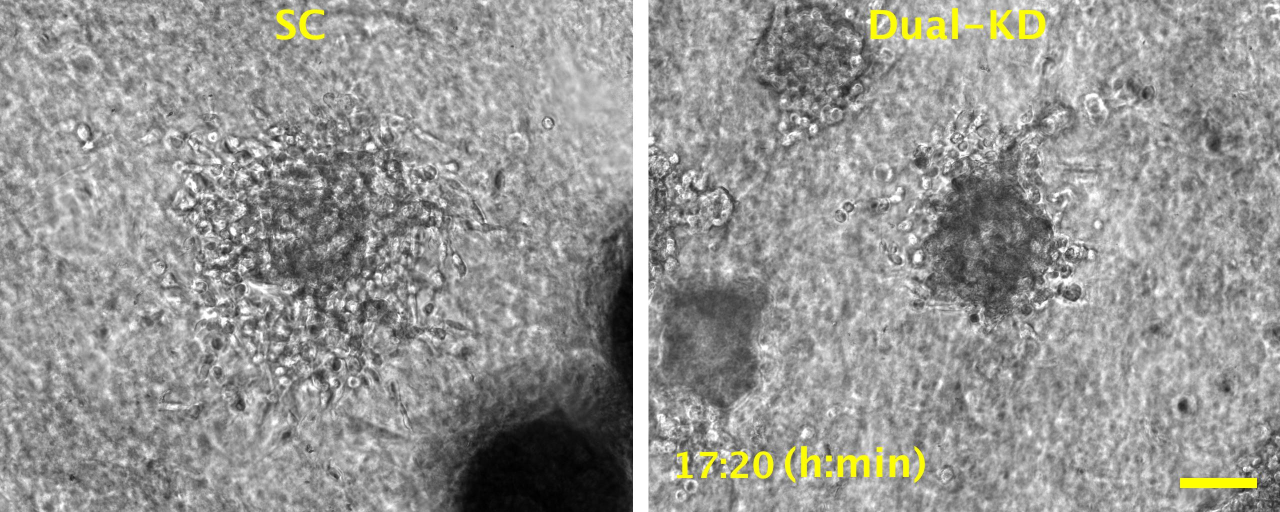
#> input picture movies/movie3/frame53.jpg, 2560 x 1024 px (shown at 1/2 size)
$ jupyter execute --allow-errors Movie3_Analysis.ipynb   (shell and % lines are left out)   (text cells are left out)
#> lines starting #> are read from the running program, lines starting #| are printed output that depends on the picture; after the words box and inside, x2 and y2 are one past the last pixel; in counts of white or black regions, pixels touching at a corner belong together; long printed decimals are rounded; pictures that were not available may be replaced by others from this repository, and a replacement may not be noted
[cell 1]
from skimage import io
from skimage.filters import threshold_otsu
from skimage.filters.rank import entropy
from skimage.morphology import disk
from matplotlib import pyplot as plt
import numpy as np
import pandas as pd
import cv2
import os

movie3_path = "movies/movie3.avi"

[cell 2]
# [14 lines of commented-out code are left out]

[cell 3]
fig, (ax0, ax1, ax2) = plt.subplots(3, sharex=False, sharey=False)

img_raw = cv2.imread("movies/movie3/frame53.jpg")
#> img_raw is the input picture: shape (1024, 2560, 3); mean B, G, R 147.3, 149.5, 149.5

sc_frame = img_raw[80:, :1250]
sc_frame = cv2.cvtColor(sc_frame, cv2.COLOR_BGR2RGB)
sc_frame_gray = cv2.cvtColor(sc_frame, cv2.COLOR_BGR2GRAY)
sc_frame_gray_inverted = cv2.bitwise_not(sc_frame_gray)

dual_kd_frame = img_raw[200:800, 1550:2300]
dual_kd_frame = cv2.cvtColor(dual_kd_frame, cv2.COLOR_BGR2RGB)
dual_kd_frame_gray = cv2.cvtColor(dual_kd_frame, cv2.COLOR_BGR2GRAY)
dual_kd_frame_gray_inverted = cv2.bitwise_not(dual_kd_frame_gray)

dual_kd_black_spot1 = dual_kd_frame_gray_inverted[0:200, 620:]

sc_black_spot1 = sc_frame_gray_inverted[650:, 850:]
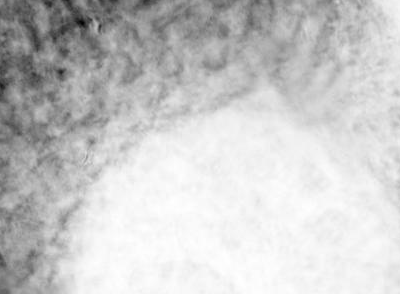
#> sc_black_spot1: shape (294, 400); min 0, max 255, mean 201
sc_black_spot2 = sc_frame_gray_inverted[350:650, 1180:]
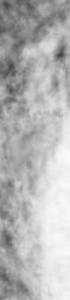
#> sc_black_spot2: shape (300, 70); min 66, max 251, mean 180.7
sc_black_spot3 = sc_frame_gray_inverted[750:, 800:850]
sc_black_spot4 = sc_frame_gray_inverted[500:650, 1100:1180]
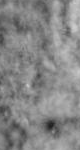
#> sc_black_spot4: shape (150, 80); min 31, max 206, mean 134.6

sc_black_spot1_replacement = np.ones((sc_black_spot1.shape), np.uint8)
sc_black_spot2_replacement = np.ones((sc_black_spot2.shape), np.uint8)
sc_black_spot3_replacement = np.ones((sc_black_spot3.shape), np.uint8)
sc_black_spot4_replacement = np.ones((sc_black_spot4.shape), np.uint8)

dual_kd_black_spot1_replacement = np.ones((dual_kd_black_spot1.shape), np.uint8)

sc_frame_gray_inverted[650:, 850:] = sc_black_spot1_replacement
sc_frame_gray_inverted[350:650, 1180:] = sc_black_spot2_replacement
sc_frame_gray_inverted[750:, 800:850] = sc_black_spot3_replacement
sc_frame_gray_inverted[500:650, 1100:1180] = sc_black_spot4_replacement

dual_kd_frame_gray_inverted[0:200, 620:] = dual_kd_black_spot1_replacement
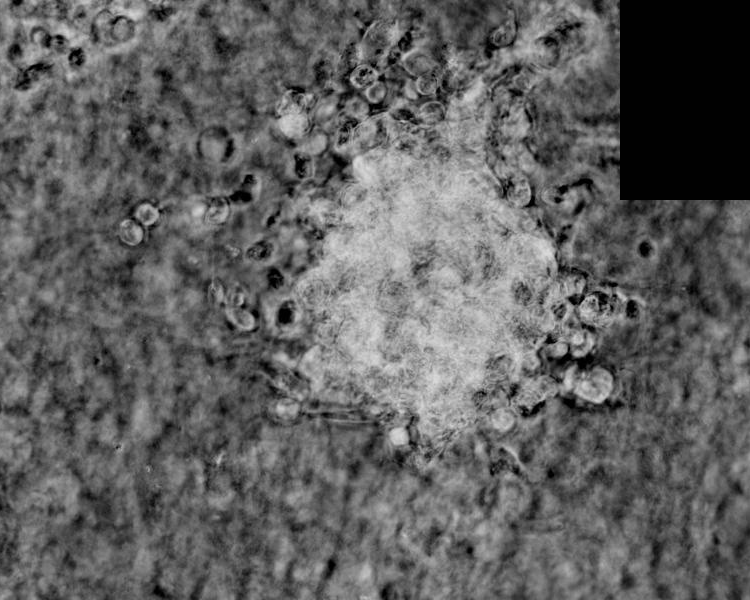
#> dual_kd_frame_gray_inverted: shape (600, 750); min 0, max 218, mean 96.4

_, sc_thresh = cv2.threshold(sc_frame_gray_inverted, 140, 255, cv2.THRESH_BINARY)
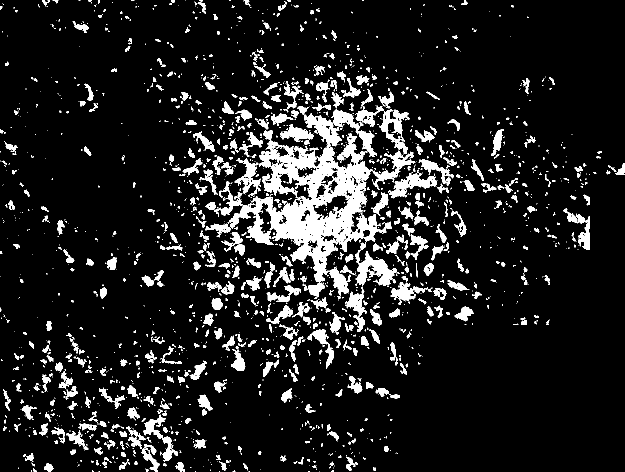
#> sc_thresh: shape (944, 1250) (shown at 1/2 size); 11.1% white; 2021 white regions (1413 under 20 px), largest, box (x1, y1, x2, y2) and area: (458, 217, 784, 598) 38874, (711, 502, 799, 572) 2584, (776, 344, 875, 397) 1937
_, dual_kd_thresh = cv2.threshold(dual_kd_frame_gray_inverted, 140, 255, cv2.THRESH_BINARY)
#> dual_kd_thresh: shape (600, 750); 15.1% white; 652 white regions (470 under 20 px), largest, box (x1, y1, x2, y2) and area: (277, 75, 576, 445) 47056, (513, 19, 554, 62) 715, (275, 96, 307, 138) 715

sc_entropy_frame = entropy(sc_thresh, disk(3))
dual_kd_entropy_frame = entropy(dual_kd_thresh, disk(3))
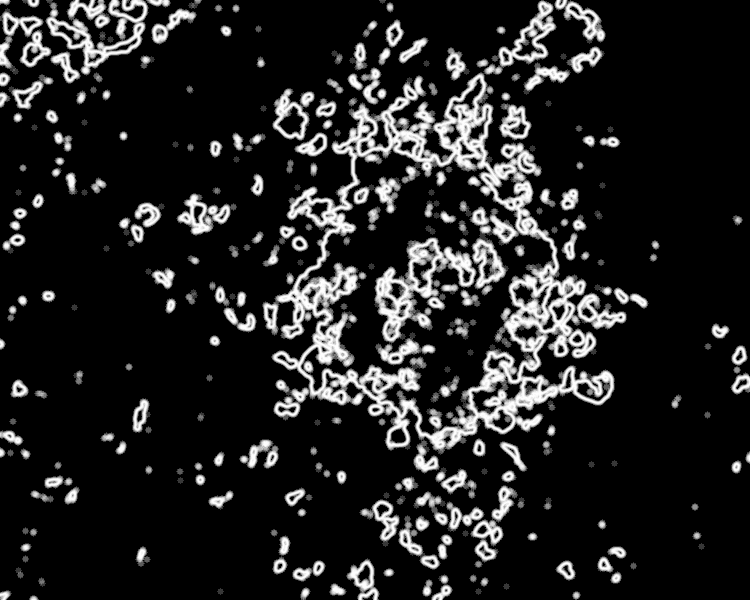
#> dual_kd_entropy_frame: shape (600, 750) float64; min 0, max 1, mean 0.137

#print({"sc_entropy_frame": sc_entropy_frame})
width = 640
height = 480
frame_size = (width, height)

sc_inverted = cv2.resize(sc_thresh, frame_size)
dual_kd_inverted = cv2.resize(dual_kd_thresh, frame_size)

sc = cv2.resize(sc_entropy_frame, frame_size)
dual_kd = cv2.resize(dual_kd_entropy_frame, frame_size)

sc_dual_kd_raw = np.hstack((cv2.resize(sc_frame, frame_size), cv2.resize(dual_kd_frame, frame_size)))
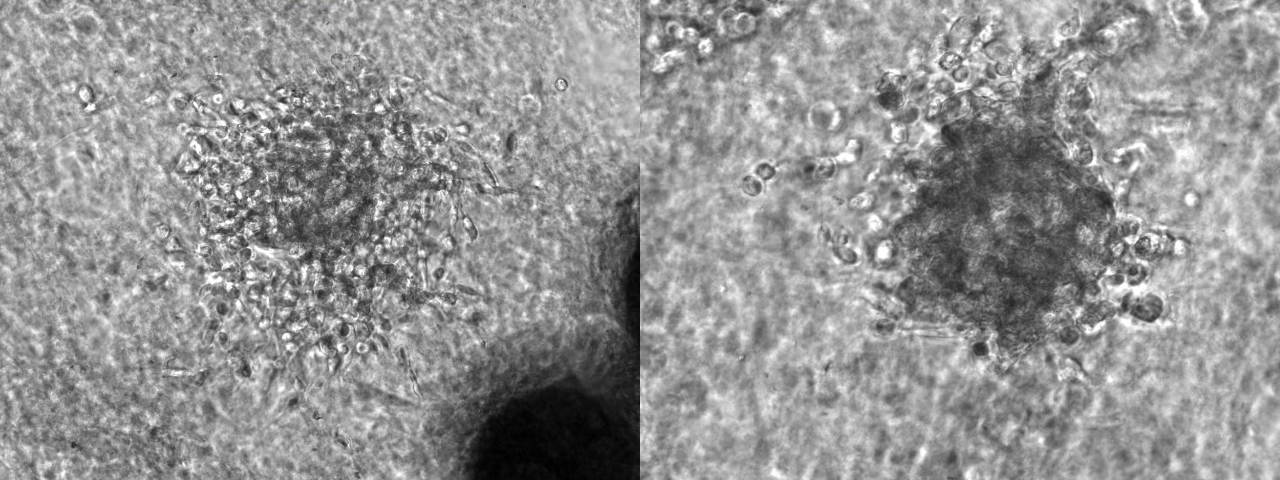
#> sc_dual_kd_raw: shape (480, 1280, 3); mean R, G, B 147.1, 147.1, 147.1
sc_dual_kd_stack_inverted = np.hstack((sc_inverted, dual_kd_inverted))
sc_dual_kd_stack = np.hstack((sc, dual_kd))
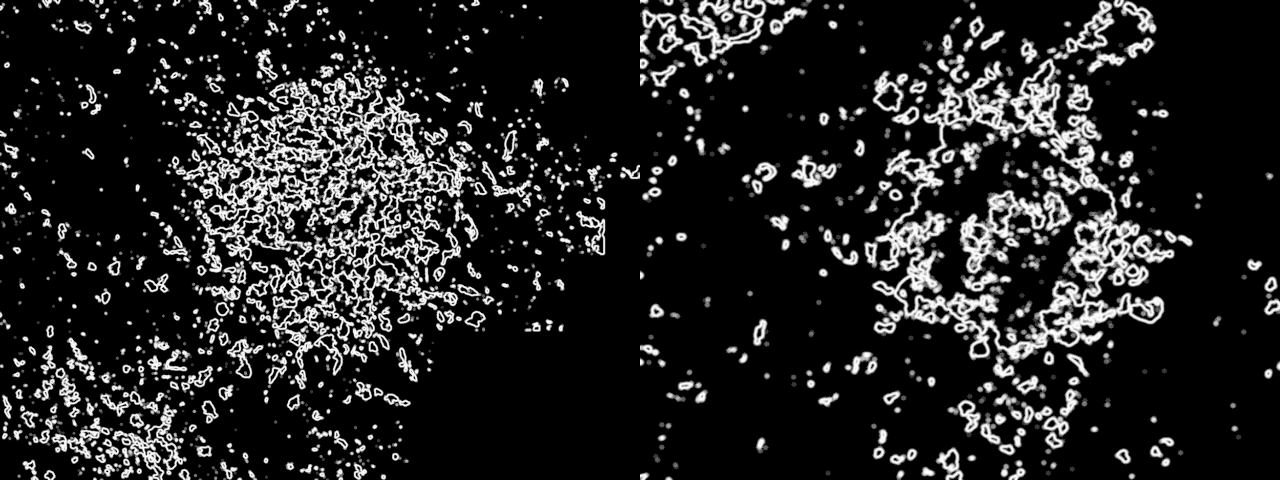
#> sc_dual_kd_stack: shape (480, 1280) float64; min 0, max 0.999, mean 0.142

combined_stack = np.vstack((sc_dual_kd_stack_inverted, sc_dual_kd_stack))

ax0.imshow(sc_dual_kd_raw)
ax1.imshow(sc_dual_kd_stack_inverted)
ax2.imshow(sc_dual_kd_stack)
print("SC Entropy:", cv2.mean(sc_entropy_frame)[0])
#| SC Entropy: 0.1475
print("Dual KD Entropy:", cv2.mean(dual_kd_entropy_frame)[0])
#| Dual KD Entropy: 0.1365
print("Inverted", sc_dual_kd_stack_inverted.shape, "Entropy", sc_dual_kd_stack.shape)
#| Inverted (480, 1280) Entropy (480, 1280)
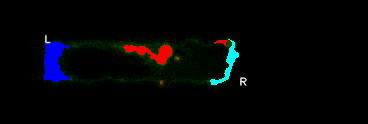
#> input picture frame 1 of movie1_segments.avi, 368 x 124 px, given in place of movie3.avi, which was not available
#> further down, frame is the input picture: shape (124, 368, 3); mean B, G, R 6, 4.3, 3.3
#> `sc_frame_gray_inverted = cv2.bitwise_not(sc_frame_gray)`:
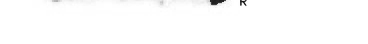
#> sc_frame_gray_inverted: shape (44, 368); min 17, max 255, mean 253.3
#> `dual_kd_frame = frame[200:800, 1550:2300]`: dual_kd_frame = empty array

[cell 4]
print("Press 'q' to end video")
cap = cv2.VideoCapture(movie3_path)


# Get movie frame size
width = 480
height = 360
frame_size = (width,height)

output_frames = "movies/out3"

frame_index = 0 # Track frame number for fluorescent intensity table

entropies = []

#> (the rest of this cell did not finish here and is left out)
